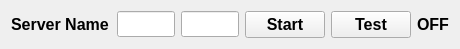
<?xml version="1.0" encoding="UTF-8"?>
<ui version="4.0">
 <class>Server</class>
 <widget class="QWidget" name="Server">
  <property name="geometry">
   <rect>
    <x>0</x>
    <y>0</y>
    <width>460</width>
    <height>46</height>
   </rect>
  </property>
  <property name="windowTitle">
   <string>Server</string>
  </property>
  <layout class="QHBoxLayout" name="horizontalLayout">
   <item>
    <widget class="QLabel" name="name">
     <property name="sizePolicy">
      <sizepolicy hsizetype="Minimum" vsizetype="Preferred">
       <horstretch>0</horstretch>
       <verstretch>0</verstretch>
      </sizepolicy>
     </property>
     <property name="minimumSize">
      <size>
       <width>100</width>
       <height>0</height>
      </size>
     </property>
     <property name="font">
      <font>
       <pointsize>12</pointsize>
       <bold>true</bold>
      </font>
     </property>
     <property name="text">
      <string>Server Name</string>
     </property>
    </widget>
   </item>
   <item>
    <widget class="QLineEdit" name="host">
     <property name="font">
      <font>
       <family>Consolas</family>
       <pointsize>11</pointsize>
      </font>
     </property>
    </widget>
   </item>
   <item>
    <widget class="QLineEdit" name="port">
     <property name="font">
      <font>
       <family>Consolas</family>
       <pointsize>11</pointsize>
      </font>
     </property>
    </widget>
   </item>
   <item>
    <widget class="QPushButton" name="start">
     <property name="font">
      <font>
       <pointsize>12</pointsize>
       <bold>true</bold>
      </font>
     </property>
     <property name="text">
      <string>Start</string>
     </property>
    </widget>
   </item>
   <item>
    <widget class="QPushButton" name="test">
     <property name="font">
      <font>
       <pointsize>12</pointsize>
       <bold>true</bold>
      </font>
     </property>
     <property name="text">
      <string>Test</string>
     </property>
    </widget>
   </item>
   <item>
    <widget class="QLabel" name="status">
     <property name="sizePolicy">
      <sizepolicy hsizetype="Minimum" vsizetype="Preferred">
       <horstretch>0</horstretch>
       <verstretch>0</verstretch>
      </sizepolicy>
     </property>
     <property name="font">
      <font>
       <pointsize>12</pointsize>
       <bold>true</bold>
      </font>
     </property>
     <property name="text">
      <string>OFF</string>
     </property>
    </widget>
   </item>
  </layout>
 </widget>
 <resources/>
 <connections/>
</ui>
